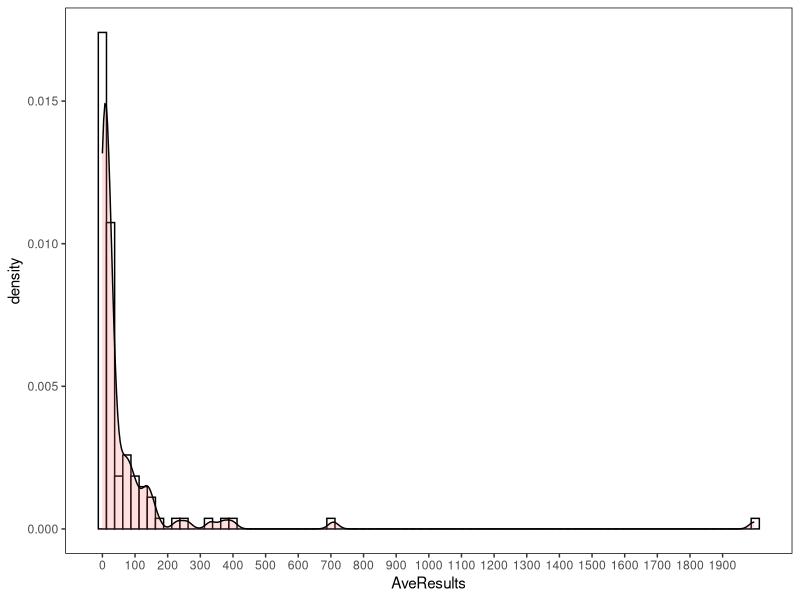
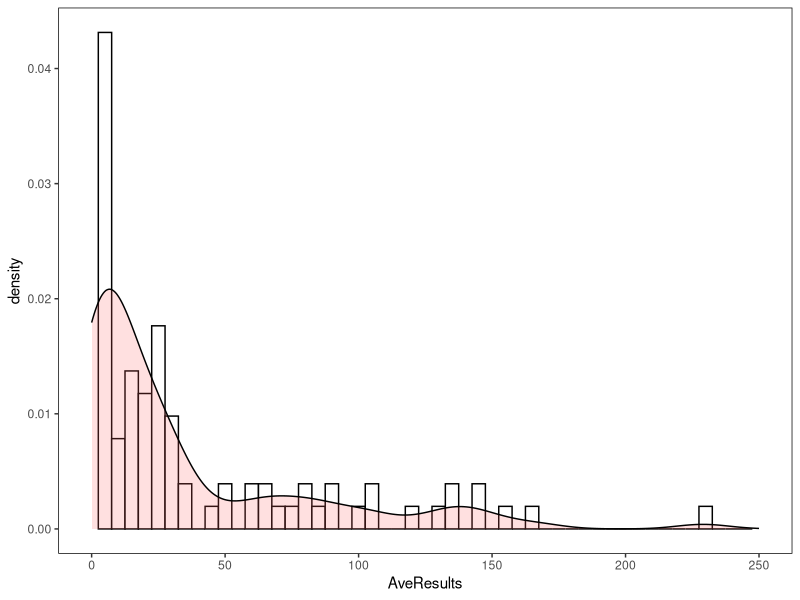
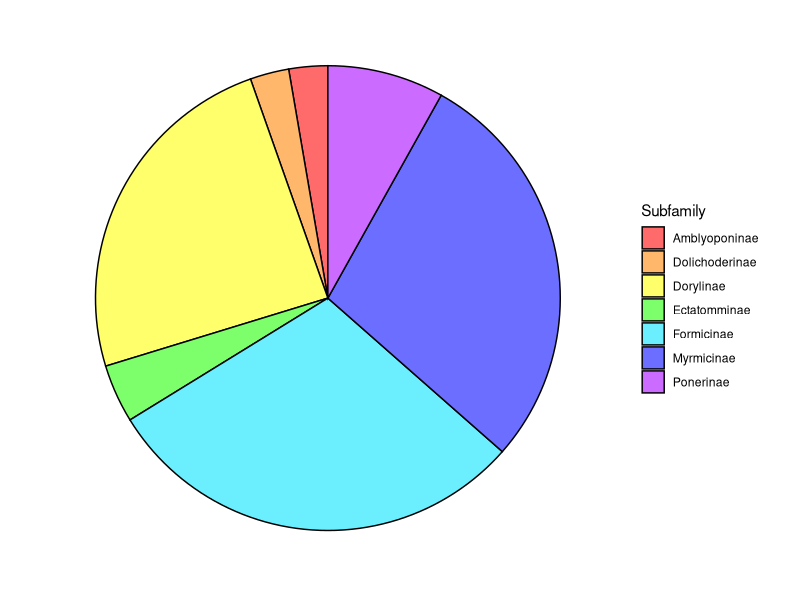
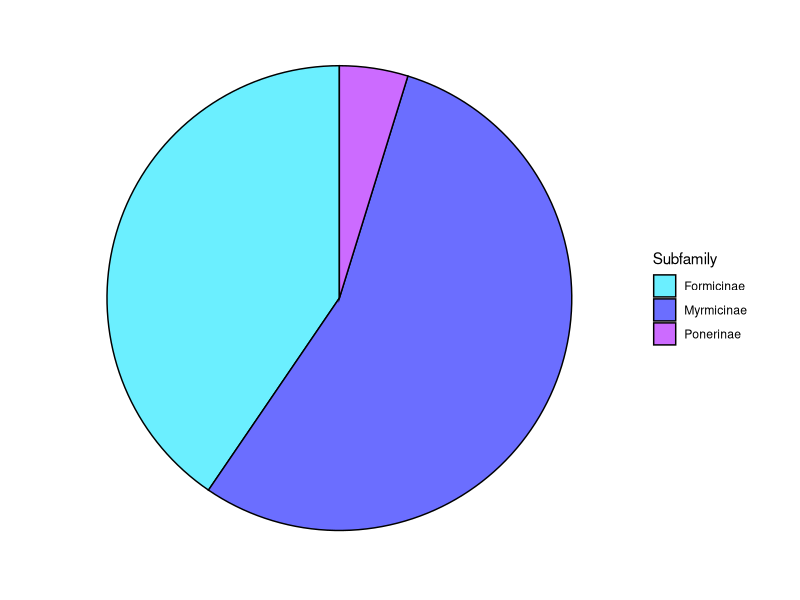
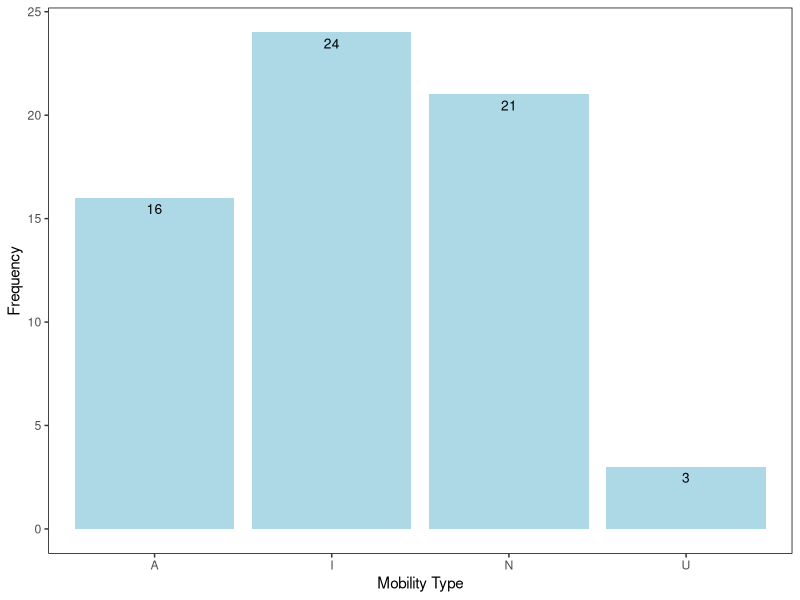
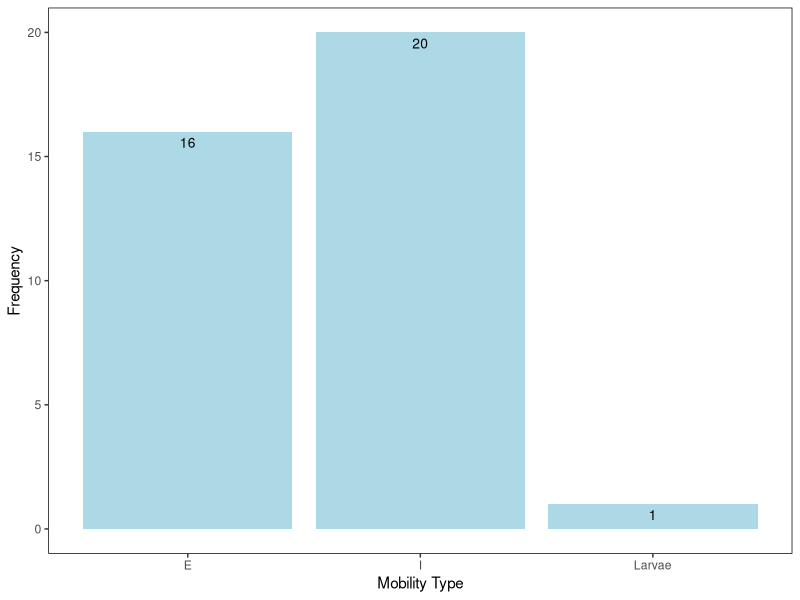
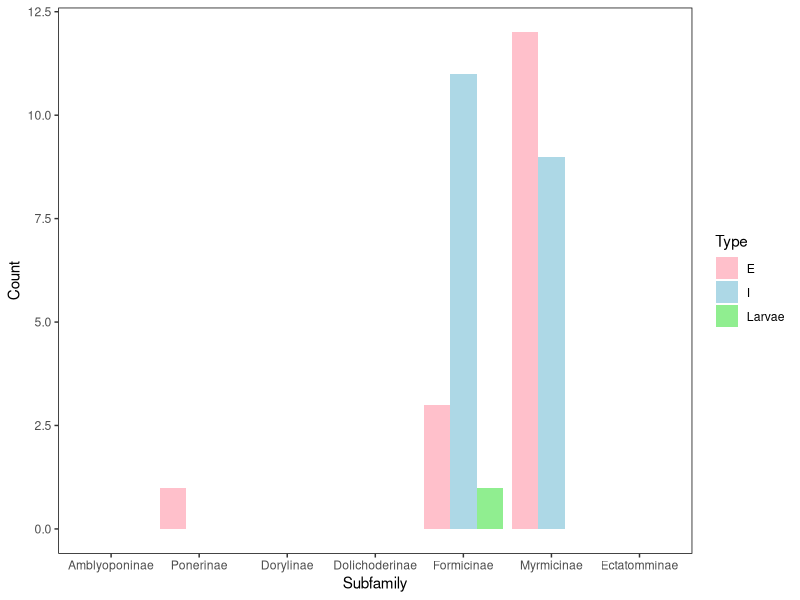
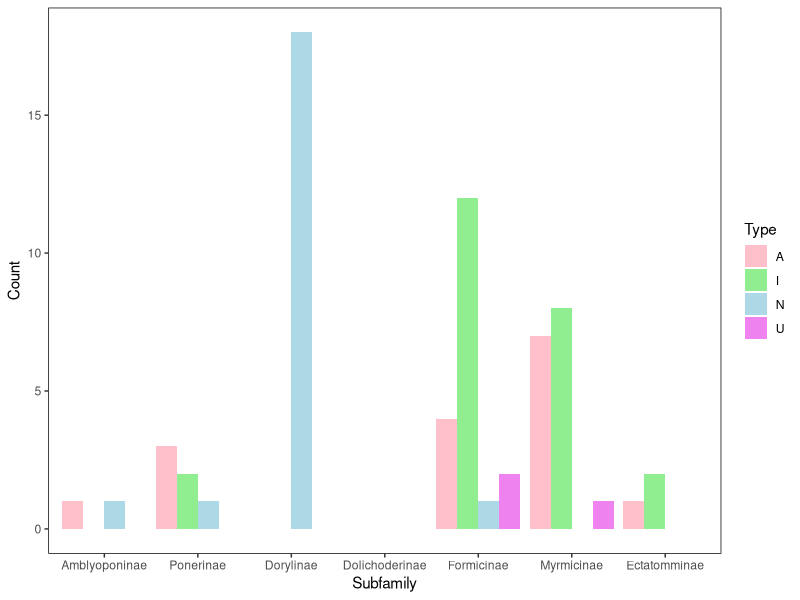

These charts were generated, in order, by the following R code:
#Set Working Directory
setwd("C:/Users/jessa/Documents/AntMetaAnalysis")

#Load in Packages
library(dplyr)
library(plyr)
library(ggplot2)
library(ape)

#Import data 
Rank <- read.table("Data/Ranking.txt", header = TRUE, sep = "\t")
SpeciesData <- read.table("Data/SpeciesLevel.txt", header = TRUE, sep = "\t") #NO RANK ADJUSTMENT
MobType <- read.table("Data/SubFamMobType.txt", header = TRUE, sep = "\t")
StoType <- read.table("Data/SubFamStoType.txt", header = TRUE, sep = "\t")

#Blank theme for ggplot
blank_theme <- theme_minimal() +
  theme(
    axis.title.x = element_blank(),
    axis.title.y = element_blank(),
    panel.border = element_blank(),
    panel.grid = element_blank(),
    axis.ticks = element_blank(),
    axis.text.x = element_blank(),
    axis.text.y = element_blank(),
    plot.title = element_text(size = 14, face = "bold")
  )

############################################################################################## Rank Plot

Rank <- Rank %>% mutate_at(vars(AveResults), funs(round(., 1)))

#Full data histogram
ggplot(Rank, aes(x = AveResults)) +
  geom_histogram(aes(y = ..density..), binwidth = 25, colour = "black", fill = "white") +
  geom_density(alpha=.2, fill="#FF6666") +
  scale_x_continuous(breaks = round(seq(min(Rank$AveResults),
                                        max(Rank$AveResults),
                                        by = 100), 1)) +
  theme(panel.grid.major = element_blank(),
        panel.grid.minor = element_blank(),
        panel.background = element_blank(),
        panel.border = element_rect(colour = "black", fill = NA))

# Zoomed in 
ggplot(Rank, aes(x = AveResults)) +
  geom_histogram(aes(y = ..density..), binwidth = 5, colour = "black", fill = "white") +
  geom_density(alpha=.2, fill="#FF6666") +
  scale_x_continuous(breaks = round(seq(min(Rank$AveResults), max(Rank$AveResults), by = 50), 1)) +
  theme(panel.grid.major = element_blank(),
        panel.grid.minor = element_blank(),
        panel.background = element_blank(),
        panel.border = element_rect(colour = "black", fill = NA)) +
  xlim(0, 250)

############################################################################################## Subfamily data Occurrence
str(SpeciesData)
SpeciesData$Subfamily <- as.factor(SpeciesData$Subfamily)
str(SpeciesData$Subfamily)
levels(SpeciesData$Subfamily)
SpeciesData$StorageYN <- as.factor(SpeciesData$StorageYN)
str(SpeciesData$StorageYN)
levels(SpeciesData$StorageYN)
SpeciesData$StorageType <- as.factor(SpeciesData$StorageType)
str(SpeciesData$StorageType)
levels(SpeciesData$StorageType)
SpeciesData$MobilityType <- as.factor(SpeciesData$MobilityType)
str(SpeciesData$MobilityType)
levels(SpeciesData$MobilityType)
SpeciesData$MobilityYN <- as.factor(SpeciesData$MobilityYN)
str(SpeciesData$MobilityYN)
levels(SpeciesData$MobilityYN)
str(SpeciesData)

#Subsets for Mobility and Storage data with NO RANK ADJUSTMENT
MobSpecies <- SpeciesData[!is.na(SpeciesData$MobilityYN),] #74 obs.
StoSpecies <- SpeciesData[!is.na(SpeciesData$StorageYN),] #42 obs.

MobSpeciesY <- MobSpecies[!(MobSpecies$MobilityYN == "N"),] #74 obs.
MobSpeciesN <- MobSpecies[!(MobSpecies$MobilityYN == "Y"),] #3 obs.

StoSpeciesY <- StoSpecies[!(StoSpecies$StorageYN == "N"),] #38 obs.
StoSpeciesN <- StoSpecies[!(StoSpecies$StorageYN == "Y"),] #4 obs.

#Occurrence of mobility data split among subfamilies - as pie chart
ggplot(data = MobSpecies, aes(x = factor(1), fill = Subfamily)) +
  geom_bar(color = "black") +
  coord_polar("y", start = 0) +
  scale_fill_manual(values = c("#ff6b6b",
                               "#ffb76b",
                               "#ffff6b",
                               "#7dff6b",
                               "#6befff",
                               "#6b6eff",
                               "#cc6bff")) +
  blank_theme

#Occurrence of storage data split among subfamilies - as pie chart
ggplot(data = StoSpecies, aes(x = factor(1), fill = Subfamily)) +
  geom_bar(color = "black") +
  coord_polar("y", start = 0) +
  scale_fill_manual(values = c("#6befff",
                               "#6b6eff",
                               "#cc6bff")) +
  blank_theme

############################################################################################## Type Counts

#Mobility
MobSpeciesType <- MobSpeciesY[!is.na(MobSpeciesY$MobilityType),]
MoTypeCount <- count(MobSpeciesType, "MobilityType")
str(MoTypeCount)

ggplot(MoTypeCount, aes(x = MobilityType, y = freq)) +
  geom_bar(stat = "identity", fill = "Light Blue") +
  geom_text(aes(label = freq), vjust = 1.6, color = "black", size = 3.5) +
  theme(panel.grid.major = element_blank(),
        panel.grid.minor = element_blank(),
        panel.background = element_blank(),
        panel.border = element_rect(colour = "black",
                                    fill = NA,)) +
  labs(x = "Mobility Type", y = "Frequency")

#Storage
StoSpeciesType <- StoSpeciesY[!is.na(StoSpeciesY$StorageType),]
StTypeCount <- count(StoSpeciesType, "StorageType")
str(StTypeCount)

ggplot(StTypeCount, aes(x = StorageType, y = freq)) +
  geom_bar(stat = "identity", fill = "Light Blue") +
  geom_text(aes(label = freq), vjust = 1.6, color = "black", size = 3.5) +
  theme(panel.grid.major = element_blank(),
        panel.grid.minor = element_blank(),
        panel.background = element_blank(),
        panel.border = element_rect(colour = "black",
                                    fill = NA,)) +
  labs(x = "Mobility Type", y = "Frequency")

############################################################################################## Subfamily Type Graphs

ggplot(StoType, aes(x = Subfamily, y = Count, fill = Type)) +
  geom_bar(stat = "identity", position = position_dodge()) +
  theme(panel.grid.major = element_blank(),
        panel.grid.minor = element_blank(),
        panel.background = element_blank(),
        panel.border = element_rect(colour = "black",
                                    fill = NA,)) +
  scale_fill_manual(values = c("pink",
                               "light blue",
                               "light green")) +
  scale_x_discrete(limits = c("Amblyoponinae",
                              "Ponerinae",
                              "Dorylinae",
                              "Dolichoderinae",
                              "Formicinae",
                              "Myrmicinae",
                              "Ectatomminae"))

ggplot(MobType, aes(x = Subfamily, y = Count, fill = Type)) +
  geom_bar(stat = "identity", position = position_dodge()) +
  theme(panel.grid.major = element_blank(),
        panel.grid.minor = element_blank(),
        panel.background = element_blank(),
        panel.border = element_rect(colour = "black",
                                    fill = NA,)) +
  scale_fill_manual(values = c("pink",
                               "light green",
                               "light blue",
                               "violet")) +
  scale_x_discrete(limits = c("Amblyoponinae",
                              "Ponerinae",
                              "Dorylinae",
                              "Dolichoderinae",
                              "Formicinae",
                              "Myrmicinae",
                              "Ectatomminae"))

############################################################################################## Phylogenetic Tree

SubfamTree <- ape::read.tree(text = '(((((((Heteroponerinae, Ectatomminae), Myrmicinae), Formicinae), ((Aneuretinae, Dolichoderinae),(Myrmeciinae, Pseudomyrmecinae))), Dorylinae), ((((Agroecomyrmecinae, Paraponerinae), Ponerinae), Proceratiinae), (Amblyoponinae, Apomyrminae))), (Leptanillinae, Martialinae));')
plot(SubfamTree)

SubfamTreeSMALL <- ape::read.tree(text = '(((((Ectatomminae, Myrmicinae), Formicinae), Dolichoderinae), Dorylinae), (Ponerinae, Amblyoponinae));')
plot(SubfamTreeSMALL)
